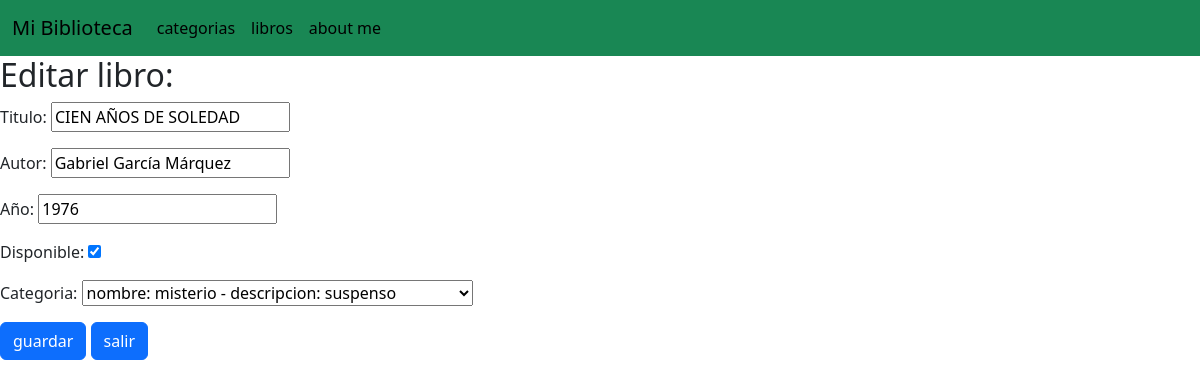
The app's page /lib/1/editar/ with its own data.
### Libros/models.py (models this page shows, shortened)
class Libro(models.Model):
    titulo=models.CharField()
    autor=models.CharField()
    año=models.IntegerField()
    disponible=models.BooleanField()
    categoria=models.ForeignKey(Categoria, on_delete=models.CASCADE, related_name='libros')
    class Meta:
        verbose_name = 'Libro'
        verbose_name_plural = 'Libros'

### Libros/views.py (the view)
# urls.py: path('<int:pk>/editar/',  LibroUpdateView.as_view(), name='libros_editar'),
class LibroUpdateView(UpdateView):
   model = Libro
   template_name = 'libros_editar.html'
   fields=['titulo','autor','año','disponible','categoria']
   success_url= reverse_lazy('lista_libros')

### Categorias/models.py (called while the page is built)
    def __str__(self):
     return f'nombre: {self.nombre} - descripcion: {self.descripcion}'

### Libros/templates/libros_editar.html (shortened to what this page needs)
{% extends 'base.html' %}
{% block content %}
<!DOCTYPE html>
<html lang="en">
<head>
</head>
<body>
    <h2>Editar libro:</h2>
     <form  method="POST">{% csrf_token %}
        {{ form.as_p }}
        <input class="btn btn-primary" type="submit" value="guardar" href="/lib/categoria/1">
        <a href="/lib/categoria/1" class="btn btn-primary">salir</a>
    </form>
</body>
</html>
{% endblock %}

### records on screen
Libro: titulo "CIEN AÑOS DE SOLEDAD", autor "Gabriel García Márquez", año "1976", disponible "☑", categoria "nombre: misterio - descripcion: suspenso"
